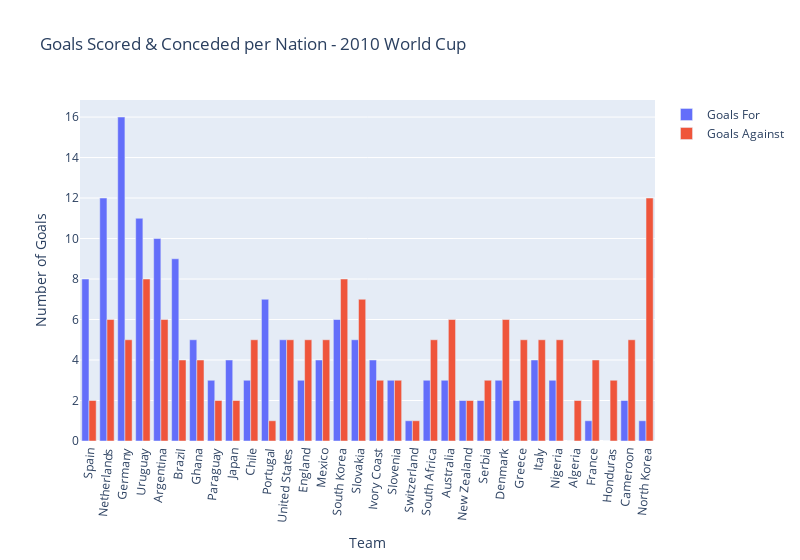

The notebook cell saved with this chart:
### Code cell
config = dict({'scrollZoom': True})
fig4 = px.bar(fifa_world_cup_2010_data, x="Team", y=["Goals For", "Goals Against"], title="Goals Scored & Conceded per Nation - 2010 World Cup", barmode="group", labels={"Team":"Team", "value":"Number of Goals", "variable":""}, width=800)
fig4.update_xaxes(tickangle=-85)
fig4

### Figure 1 — Plotly figure (JSON) as saved in the notebook; plotly's stock layout.template omitted (floating-point values rounded to 4 significant figures)
{"data": [{"alignmentgroup": "True", "hovertemplate": "=Goals For<br>Team=%{x}<br>Number of Goals=%{y}<extra></extra>", "legendgroup": "Goals For", "marker": {"color": "#636efa", "pattern": {"shape": ""}}, "name": "Goals For", "offsetgroup": "Goals For", "orientation": "v", "showlegend": true, "textposition": "auto", "type": "bar", "x": ["Spain", "Netherlands", "Germany", "Uruguay", "Argentina", "Brazil", "Ghana", "Paraguay", "Japan", "Chile", "Portugal", "United States", "England", "Mexico", "South Korea", "Slovakia", "Ivory Coast", "Slovenia", "Switzerland", "South Africa", "Australia", "New Zealand", "Serbia", "Denmark", "Greece", "Italy", "Nigeria", "Algeria", "France", "Honduras", "Cameroon", "North Korea"], "xaxis": "x", "y": [8, 12, 16, 11, 10, 9, 5, 3, 4, 3, 7, 5, 3, 4, 6, 5, 4, 3, 1, 3, 3, 2, 2, 3, 2, 4, 3, 0, 1, 0, 2, 1], "yaxis": "y"}, {"alignmentgroup": "True", "hovertemplate": "=Goals Against<br>Team=%{x}<br>Number of Goals=%{y}<extra></extra>", "legendgroup": "Goals Against", "marker": {"color": "#EF553B", "pattern": {"shape": ""}}, "name": "Goals Against", "offsetgroup": "Goals Against", "orientation": "v", "showlegend": true, "textposition": "auto", "type": "bar", "x": ["Spain", "Netherlands", "Germany", "Uruguay", "Argentina", "Brazil", "Ghana", "Paraguay", "Japan", "Chile", "Portugal", "United States", "England", "Mexico", "South Korea", "Slovakia", "Ivory Coast", "Slovenia", "Switzerland", "South Africa", "Australia", "New Zealand", "Serbia", "Denmark", "Greece", "Italy", "Nigeria", "Algeria", "France", "Honduras", "Cameroon", "North Korea"], "xaxis": "x", "y": [2, 6, 5, 8, 6, 4, 4, 2, 2, 5, 1, 5, 5, 5, 8, 7, 3, 3, 1, 5, 6, 2, 3, 6, 5, 5, 5, 2, 4, 3, 5, 12], "yaxis": "y"}], "layout": {"barmode": "group", "legend": {"title": {"text": ""}, "tracegroupgap": 0}, "title": {"text": "Goals Scored & Conceded per Nation - 2010 World Cup"}, "width": 800, "xaxis": {"anchor": "y", "domain": [0, 1], "tickangle": -85, "title": {"text": "Team"}}, "yaxis": {"anchor": "x", "domain": [0, 1], "title": {"text": "Number of Goals"}}}}
